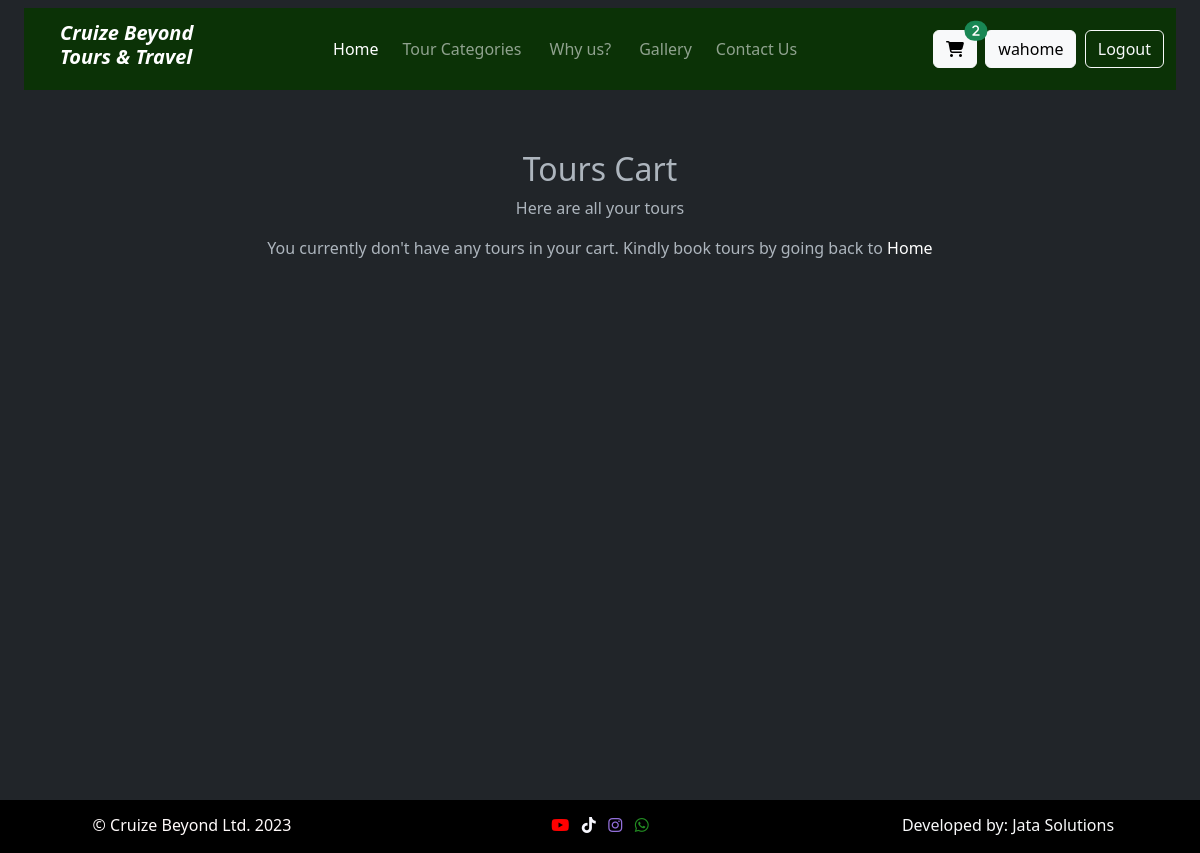
The page /cart/ (signed in) on the database as committed earlier.
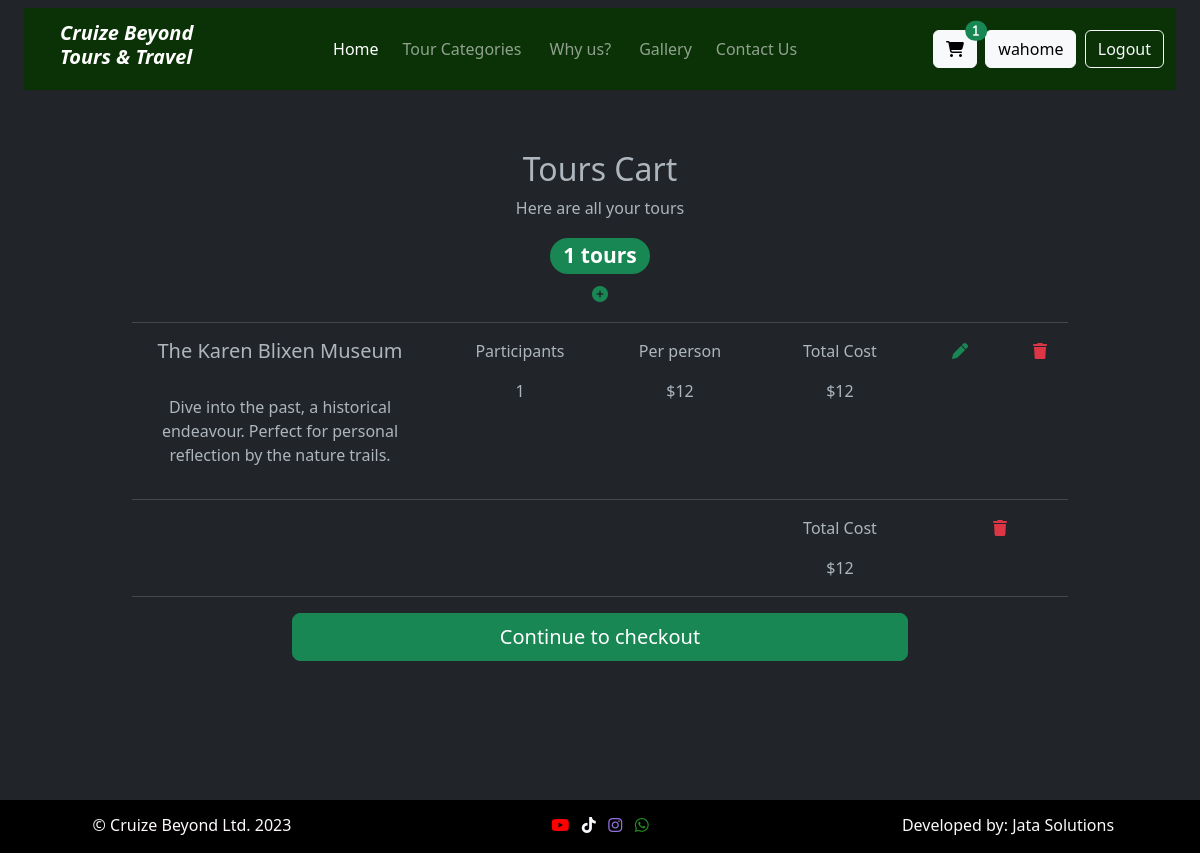
The same page on the database as committed later.
### base/models.py (models this page shows, shortened)
class Booking(models.Model):
    user = models.ForeignKey(User, on_delete=models.SET_NULL, null=True, related_name="booking_user")
    tour = models.ForeignKey(Destination, on_delete=models.SET_NULL,null=True, related_name="booking_tour")
    slots = models.IntegerField()
    start_date = models.DateField(blank=True, null=True)
    end_date = models.DateField(blank=True, null=True)
    tour_time = models.CharField(max_length=200, blank=True, null=True)
    date = models.DateTimeField(auto_now_add=True)
    booking_total = models.IntegerField(blank=True, null=True)  # Add this field
    discounted_total = models.IntegerField(blank=True, null=True)

class Destination(models.Model):
    categories = [
        ('Excursions', 'Excursions'),
        ('Safari Tours', 'Safari Tours'),
        ('Farm Tours', 'Farm Tours'),
        ('Hiking and Adventures Tours', 'Hiking and Adventures Tours')
    ]
    category = models.CharField(max_length=50, choices=categories)
    description = models.CharField(max_length=200, null=True)
    name = models.CharField(max_length=250, null=True)
    duration = models.IntegerField(null=True)
    amount = models.IntegerField(null=True)
    discount = models.IntegerField(blank=True, null=True)
    about = models.TextField(null=True, blank=True)
    notes = models.TextField(null=True, blank=True)
    schedule = models.TextField(null=True, blank=True)
    itinerary = models.TextField(null=True, blank=True)
    discounted_total = models.IntegerField(blank=True, null=True)
    likes = models.ManyToManyField(User, related_name="tour_like", blank="true")
    poster = models.ImageField()

### base/views.py (the view)
# urls.py: path("cart/", views.cart, name="cart"),
@login_required(login_url="signin")
def cart(request):
        tour = Destination.objects.all()
        try:
            carts = Cart.objects.get(user=request.user, cleared=False)
        except:
            carts = Cart.objects.create(user=request.user, cleared=False)
        ncart = carts.booking.count()
        print(ncart)
        cart_id = carts.id
        cart = Booking.objects.filter(booking=cart_id)
        tours = carts.booking
        tour_count = tours.count()
        total = 0
        for booking in cart:
            tour_amount = booking.tour.amount
            slots = booking.slots
            booking_total = tour_amount * slots
            total += booking_total
        context = {
            "carts" : cart,
            "counts" : tour_count,
            "total" : total,
            "id" : cart_id,
            'ncart' : ncart,
            "tour" : tour
        }
        return render(request, "cart.html", context)

### base/models.py (called while the page is built)
    def __str__(self):
        return self.username

### templates/cart.html (shortened to what this page needs)
{% extends 'header.html' %}
{% block content %}
{% load static %}
<div class="container min-vh-100" id="cartContainer">
  <div class="row justify-content-center text-center" id="cartHeader">
    <div class="col-sm-6">
      <h2>Tours Cart</h2>
      <p>Here are all your tours</p>
    </div>
  </div>
  {% if counts == 0 %}
  <center><p>You currently don't have any tours in your cart. Kindly book tours by going back to <a href="/#toursContainer">Home</a></p></center>
  {% else %}
  <div class="row justify-content-center text-center">
    <div class="col-sm-2">
      <h3><span class="badge bg-success rounded-pill">{{ncart}} tours</span></h3>
      <a class="link-success"><i class="fa fa-plus-circle" aria-hidden="true" data-bs-toggle="modal" data-bs-target="#exampleModal"></i><p>add new tour</p></a>
    </div>
  </div>
  <hr>
  {% for cart in carts %}
    <div class="row text-center" id="item2Container">
      <div class="col-sm-4">
        <h5>{{cart.tour.name}}</h5>
        <br>
        <p>{{cart.tour.description}}</p>
      </div>
      <div class="col-sm-2 text-center">
        <p>Participants</p>
        <p>{{cart.slots}}</p>
      </div>
      <div class="col-sm-2 text-center">
        <p>Per person</p>
        ${{cart.tour.amount}}
      </div>
      <div class="col-sm-2 text-center">
        <p>Total Cost</p>
        ${{cart.booking_total}}
      </div>
      <div class="col-sm-1 text-center">
        <a class="link-success" type="button" data-bs-toggle="modal" data-bs-target="#exampleModal{{cart.id}}" ><i class="fa-solid fa-pen"></i><p>edit</p></a>
      </div>
      <div class="col-sm-1 text-center">
        <a class="link-danger" href="{% url 'delete_tour' cart.id %} "><i class="fa-solid fa-trash"></i><p>delete</p></a>
      </div>
    </div>
    <hr>
  {% endfor %}
  <div class="row text-center" id="item5Container">
    <div class="col-sm-8">
    </div>
    <div class="col-sm-2 ">
      <p>Total Cost</p>
      ${{total}}
    </div>
    <div class="col-sm-2 ">
      <a class="link-danger" href="{% url 'delete_cart' id %}"><i class="fa-solid fa-trash"></i><p>clear cart</p></a>
    </div>
  </div>
  <hr>
  <div class="row pb-3 justify-content-center">
    <div class="col-sm-8">
      <a class="btn btn-lg btn-success d-block" role="button" href="{% url 'checkout' id %}">Continue to checkout</a>
    </div>
  </div>
  {% endif %}
</div>
{% endblock content %}

### templates/includes/navigation.html (shortened to what this page needs)
<nav class="navbar navbar-expand-sm navbar-dark fixed-top mt-2 mx-4" id="indexNavbar">
    <div class="container-fluid">
        <a class="navbar-brand me-1 ms-4" href= {% url 'home' %}>
            <h5><i><strong>Cruize Beyond <br> Tours & Travel</strong></i></h5>
        <div class="collapse navbar-collapse justify-content-center" id="navbarContent">
            <ul class="navbar-nav mb-2 mb-lg-0">
                <li class="nav-item mx-md-1">
                    <a class="nav-link active" aria-current="page" href= '/#homeContainer'>Home</a>
                </li>
                <li class="nav-item mx-md-1">
                    <a class="nav-link" href="/#toursContainer">Tour Categories</a>
                </li>
                <li class="nav-item mx-md-2">
                    <a class="nav-link" href="/#aboutContainer">Why us?</a>
                </li>
                <li class="nav-item mx-md-1">
                    <a class="nav-link" href={% url 'gallery'%}>Gallery</a>
                </li>
                <li class="nav-item mx-md-1">
                    <a class="nav-link" href={% url 'contact'%}>Contact Us</a>
                </li>
            </ul>
        </div>
        <a class="btn btn-light position-relative" role="button" href={% url "cart"%}>
            <i class="fa-solid fa-cart-shopping">
                {% with cart_count=user.user_cart.count %}
                    {% if cart_count > 0 %}
                        <span class="position-absolute top-0 start-100 translate-middle badge rounded-pill bg-success">
                        {{ cart_count }}
                        </span>
                    {% endif %}
                {% endwith %}
            </i>
        {% if user.is_authenticated %}
        <button type="button" class="btn btn-light">{{user}}</button>
        <a role="button" class="btn btn-outline-light" href={% url "logout"%}>Logout</a>
        {% endif %}
    </div>
</nav>

Rows that differ between the two databases and show on the page:
added Booking: tour.name "The Karen Blixen Museum", tour.description "Dive into the past, a historical endeavour. Perfect for personal reflection by the nature trails.", slots "1", tour.amount "12", booking_total "12"
Other text that changed with them:
{{ cart_count }}: "2" → "1"
{{ ncart }}: (not shown) → "1"
{{ total }}: (not shown) → "12"
text no longer shown: "You currently don't have any tours in your cart. Kindly book tours by going back to Home"
text now shown: "tours Total Cost $ Continue to checkout"
